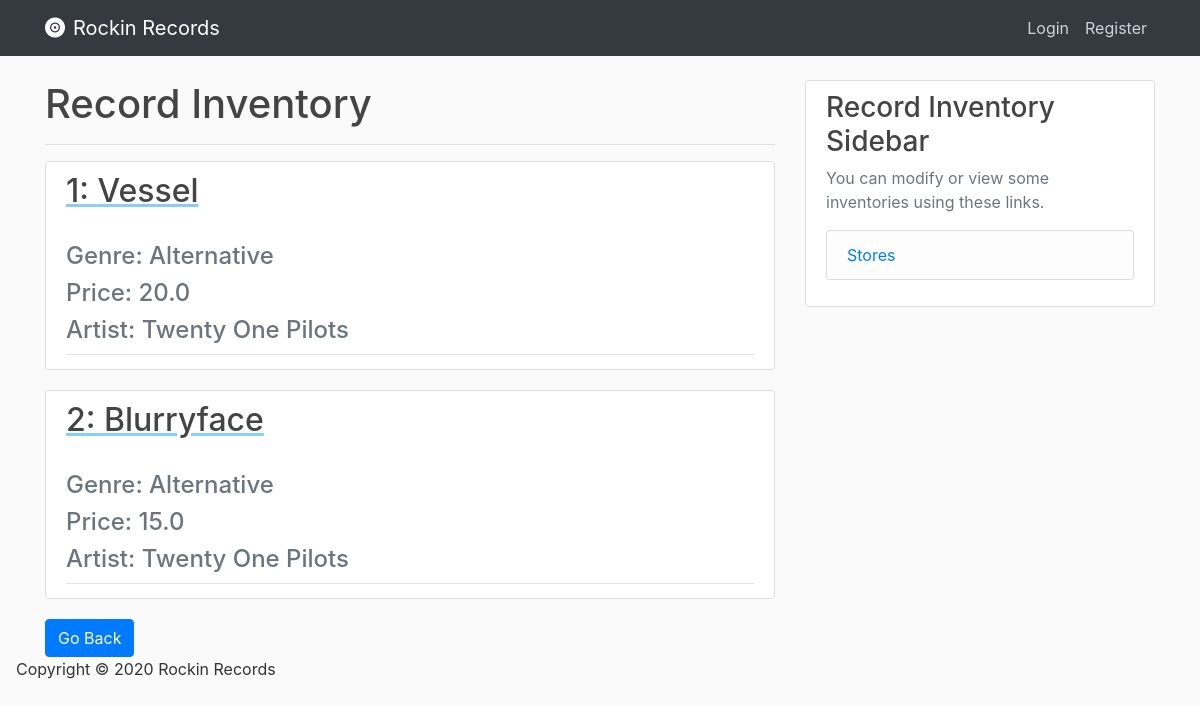
The app's page /record_inventory, older data.
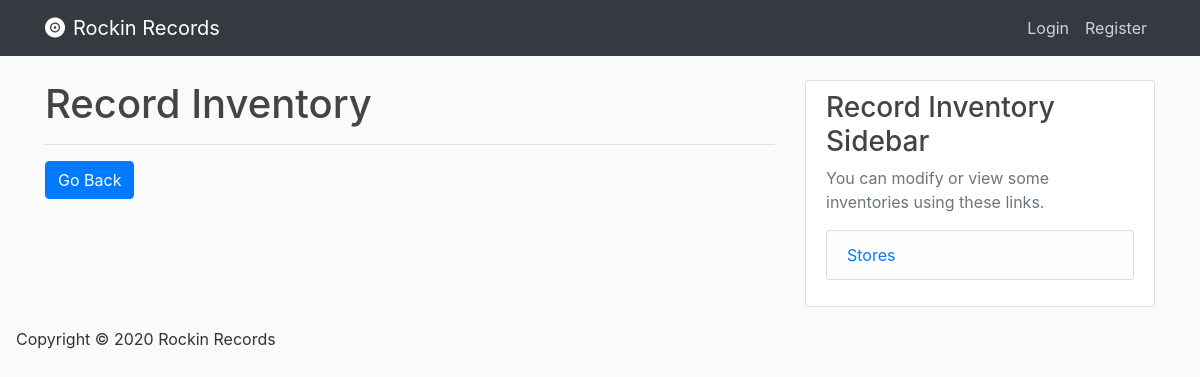
The same page, newer data.
### database/models.py (models this page shows, shortened)
class Records(db.Model):
    record_id = db.Column(db.Integer, primary_key=True, nullable=False, autoincrement="auto")
    record_name = db.Column(db.String(120), nullable=False)
    record_genre = db.Column(db.String(120), nullable=False)
    record_price = db.Column(db.Float, nullable=False)
    artist_id = db.Column(db.Integer, db.ForeignKey('artists.artist_id'), nullable=False)

class Artists(db.Model):
    artist_id = db.Column(db.Integer, primary_key=True, nullable=False, autoincrement="auto")
    artist_name = db.Column(db.String(100), nullable=False)

### database/routes.py (the view)
@app.route("/record_inventory")
def record_inventory():
    records = Records.query.join(Artists, Records.artist_id == Artists.artist_id) \
        .add_columns(Records.record_id, Records.record_name, Records.record_genre, \
                     Records.record_price, Artists.artist_id, Artists.artist_name).all()
    return render_template('records.html', records=records)

### database/Templates/records.html
{% extends "index.html" %}
{% block content %}
    <h1> Record Inventory </h1>
    <hr>
    {% for record in records %}
        <article class="media content-section">
            <div class="media-body">
                <div class="article-metadata">
                    <a class="mr-2" href="{{url_for('record', record_id=record.record_id)}}" style="text-decoration: underline; text-decoration-color: lightskyblue;" >
                    <h2> {{ record['record_id'] }}: {{ record['record_name'] }} </h2>
                    </a>
                    <h4 class="text-muted"> Genre: {{ record['record_genre'] }} </h4>
                    <h4 class="text-muted"> Price: {{ record['record_price'] }} </h4>
                    <h4 class="text-muted"> Artist: {{ record['artist_name'] }} </h4>
                </div>
          </div>
        </article>
     {% endfor %}
     <div>
        <a href="{{ url_for('home') }} ">
          <button class='btn btn-primary'>
              Go Back
          </button>
        </a>
     </div>
{% endblock content %}

Row changes from the older to the newer data that the page shows:
removed Records: record_id "1", record_name "Vessel", record_genre "Alternative", record_price "20.0", artist_name "Twenty One Pilots"
removed Records: record_id "2", record_name "Blurryface", record_genre "Alternative", record_price "15.0", artist_name "Twenty One Pilots"
